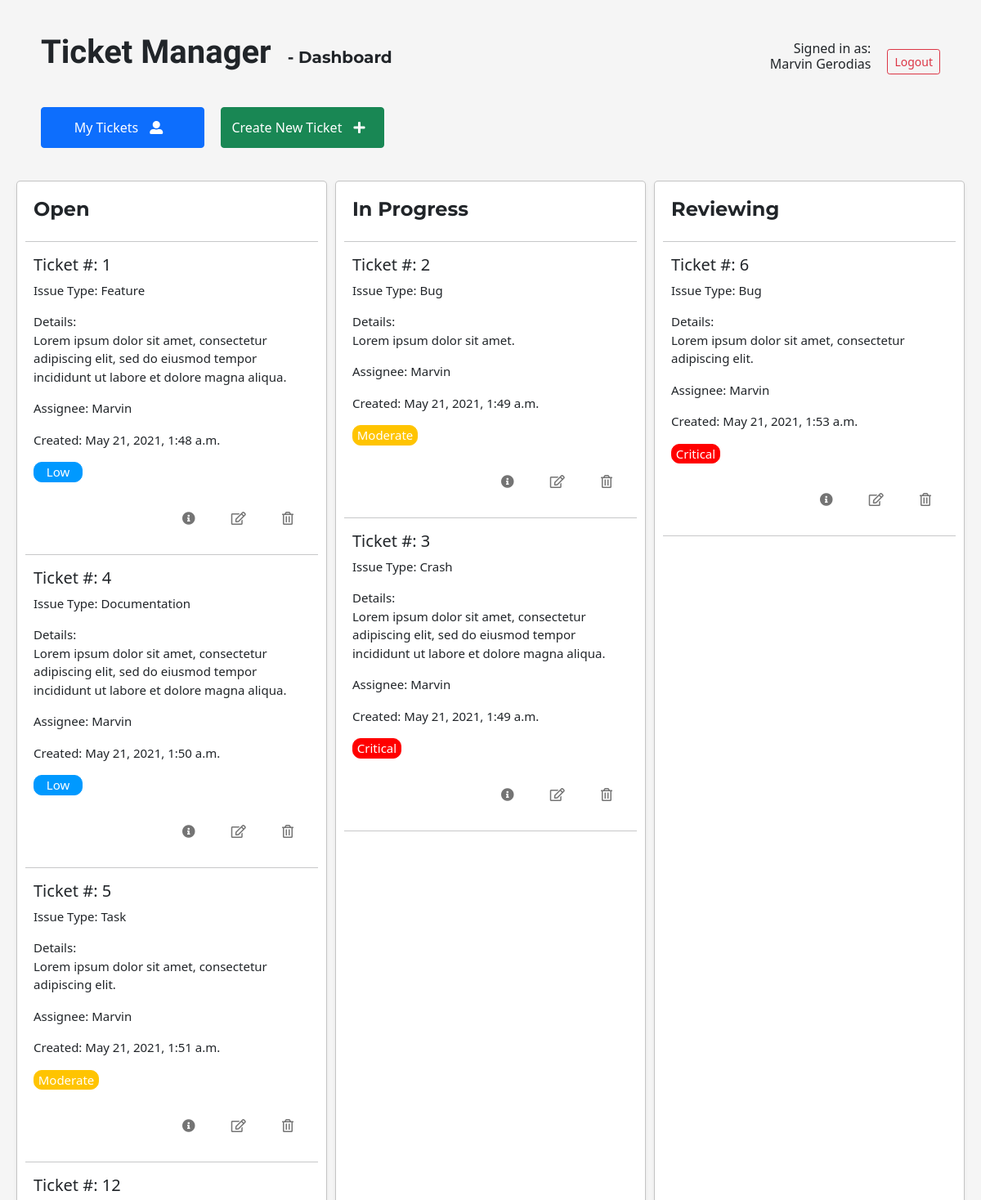
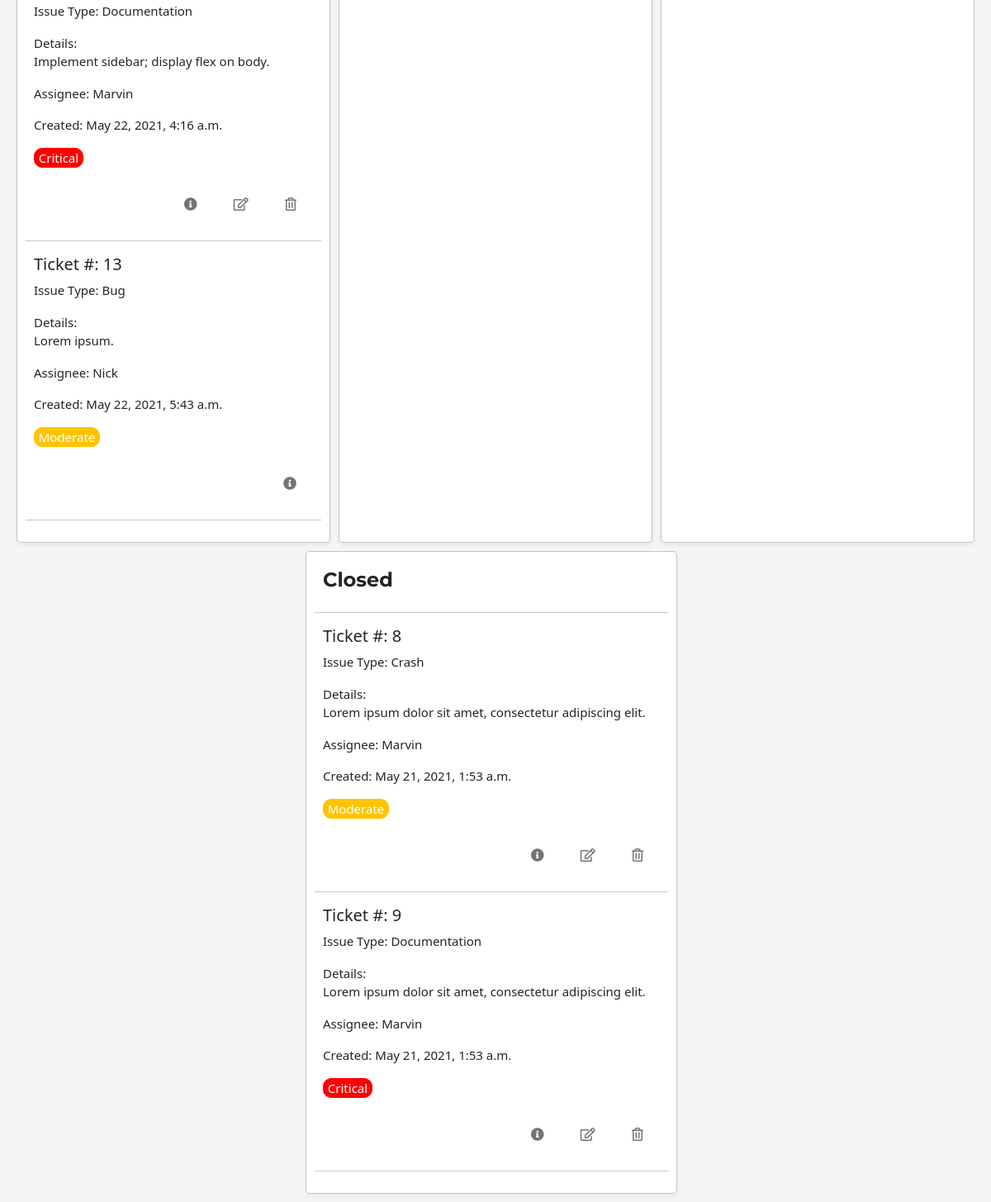
The app's page /dashboard (signed in) with its own data (2 pictures, top to bottom).
### main/models.py (models this page shows)
class User(models.Model):
    fname = models.CharField(max_length=23)
    lname = models.CharField(max_length=23)
    email = models.EmailField(unique=True)
    password = models.CharField(max_length=255)
    created_at = models.DateTimeField(auto_now_add=True)
    updated_at = models.DateTimeField(auto_now=True)
    objects = UserManager()

class Ticket(models.Model):
    status = models.CharField(max_length=255)
    issue_type = models.CharField(max_length=255)
    comment = models.CharField(max_length=255)
    priority_level = models.CharField(max_length=255)
    assigned_to = models.ForeignKey(User, related_name="tickets", on_delete=models.CASCADE)
    created_at = models.DateTimeField(auto_now_add=True)
    updated_at = models.DateTimeField(auto_now=True)
    objects = TicketManager()

### main/views.py (the view)
# urls.py: path('dashboard', views.success),
def success(request):
    context = {
        "myuser" : User.objects.get(id = request.session['user_id']),
        "tickets" :Ticket.objects.all(),
    }
    return render(request, "dashboard.html", context)

### main/templates/dashboard.html (shortened to what this page needs)
<!DOCTYPE html>
<html>
    <head>
        {% load static %}
        <link rel="stylesheet" href="{% static 'css/style.css' %}">
        <link href="https://cdn.jsdelivr.net/npm/bootstrap@5.0.0/dist/css/bootstrap.min.css" rel="stylesheet">
        <link rel="stylesheet" href="https://use.fontawesome.com/releases/v5.7.0/css/all.css">
    </head>
    <body style="background-color: rgb(245, 245, 245);">
        <div style = "margin: 10px 0 10px 10px; display: flex;">
            <div class = "header" style="width: 100vw;">
                <div class = "title" style="display: flex; justify-content: space-between;">
                    <h1 style="font-weight: bold;">Ticket Manager <span style="font-family: Montserrat, sans-serif; font-size: 20px; margin-top: -10px;">- Dashboard</span></h1>
                    <div style="text-align: right; display: flex;">
                        <h6>Signed in as:<br/>{{myuser.fname}} {{myuser.lname}}</h6>
                        <a href="/logout"><button type="button" class="btn btn-outline-danger btn-sm">Logout</button></a>
                    </div>
                </div>
                <div class = "nav" style="display: flex;">
                    <a href="/mytickets"><button type="button" class="btn btn-primary" style="width: 200px">My Tickets <i class="fas fa-user-alt"></i></button></a>
                    <a href="/newticket"><button type="button" class="btn btn-success" style="width: 200px">Create New Ticket <i class="fas fa-plus"></i></button></a>
                </div>
            </div>
        </div>
        <div class="card-group" style="display: flex; margin: auto; justify-content: space-evenly;">
            <div class="card" style="
            min-width: 300px;
            max-width: 450px;
            border: 1px solid rgba(146, 146, 146, 0.541);
            padding: 10px;
            padding-top: 20px;
            border-radius: 5px;
            box-shadow: 0px 3px 5px 0.5px rgba(0, 0, 0, 0.048);
            ">
                <h4 style="font-weight: bold;">Open</h4>
                <hr/>
                    {% for ticket in tickets %}
                    {% if ticket.status == "Open" %}
                    <h5 class="ticket">Ticket #: {{ ticket.id }}</h5>
                    <p>Issue Type: {{ ticket.issue_type }}</p>
                    <p>Details: <br/> {{ ticket.comment }}</p>
                    <p>Assignee: {{ ticket.assigned_to.fname }}</p>
                    <p>Created: {{ ticket.created_at }}</p>
                    {% if ticket.priority_level == "Critical" %}
                        <p class="critical">{{ ticket.priority_level }}</p>
                    {% elif ticket.priority_level == "Moderate" %}
                        <p class="moderate">{{ ticket.priority_level }}</p>
                    {% elif ticket.priority_level == "Low" %}
                        <p class="low">{{ ticket.priority_level }}</p>
                    {% endif %}
                    <div class="editDeleteContainer">
                        <a href="/ticket/{{ticket.id}}"><i class="fas fa-info-circle" data-toggle="tooltip"
                        data-placement="top" title="Info"></i></a>
                        {% if ticket.assigned_to.fname == myuser.fname %}
                        <a href="/editticket/{{ticket.id}}"><i class="far fa-edit" data-toggle="tooltip"
                        data-placement="top" title="Edit"></i></a>
                        <a href="/deleteticket/{{ticket.id}}"><i class="far fa-trash-alt" data-toggle="tooltip"
                        data-placement="top" title="Delete"></i></a>
                        {% endif %}
                    </div>
                <hr/>
                {% endif %}
                {% endfor %}
            </div>
            <div class="card" style="
            min-width: 300px;
            max-width: 450px;
            border: 1px solid rgba(146, 146, 146, 0.541);
            padding: 10px;
            padding-top: 20px;
            border-radius: 5px;
            box-shadow: 0px 3px 5px 0.5px rgba(0, 0, 0, 0.048);
            ">
                <h4 style="font-weight: bold;">In Progress</h4>
                <hr/>
                {% for ticket in tickets %}
                {% if ticket.status == "In Progress" %}
                <h5 class="ticket">Ticket #: {{ ticket.id }}</h5>
                <p>Issue Type: {{ ticket.issue_type }}</p>
                <p>Details: <br/> {{ ticket.comment }}</p>
                <p>Assignee: {{ ticket.assigned_to.fname }}</p>
                <p>Created: {{ ticket.created_at }}</p>
                {% if ticket.priority_level == "Critical" %}
                    <p class="critical">{{ ticket.priority_level }}</p>
                {% elif ticket.priority_level == "Moderate" %}
                    <p class="moderate">{{ ticket.priority_level }}</p>
                {% elif ticket.priority_level == "Low" %}
                    <p class="low">{{ ticket.priority_level }}</p>
                {% endif %}
                <div class="editDeleteContainer">
                    <a href="/ticket/{{ticket.id}}"><i class="fas fa-info-circle" data-toggle="tooltip"
                        data-placement="top" title="Info"></i></a>
                        {% if ticket.assigned_to.fname == myuser.fname %}
                        <a href="/editticket/{{ticket.id}}"><i class="far fa-edit" data-toggle="tooltip"
                        data-placement="top" title="Edit"></i></a>
                        <a href="/deleteticket/{{ticket.id}}"><i class="far fa-trash-alt" data-toggle="tooltip"
                        data-placement="top" title="Delete"></i></a>
                    {% endif %}
                </div>
                <hr/>
                {% endif %}
                {% endfor %}
            </div>
            <div class="card" style="
            min-width: 300px;
            max-width: 450px;
            border: 1px solid rgba(146, 146, 146, 0.541);
            padding: 10px;
            padding-top: 20px;
            border-radius: 5px;
            box-shadow: 0px 3px 5px 0.5px rgba(0, 0, 0, 0.048);
            ">
                <h4 style="font-weight: bold;">Reviewing</h4>
                <hr/>
                {% for ticket in tickets %}
                {% if ticket.status == "Reviewing" %}
                <h5 class="ticket">Ticket #: {{ ticket.id }}</h5>
                <p>Issue Type: {{ ticket.issue_type }}</p>
                <p>Details: <br/> {{ ticket.comment }}</p>
                <p>Assignee: {{ ticket.assigned_to.fname }}</p>
                <p>Created: {{ ticket.created_at }}</p>
                {% if ticket.priority_level == "Critical" %}
                    <p class="critical">{{ ticket.priority_level }}</p>
                {% elif ticket.priority_level == "Moderate" %}
                    <p class="moderate">{{ ticket.priority_level }}</p>
                {% elif ticket.priority_level == "Low" %}
                    <p class="low">{{ ticket.priority_level }}</p>
                {% endif %}
                <div class="editDeleteContainer">
                    <a href="/ticket/{{ticket.id}}"><i class="fas fa-info-circle" data-toggle="tooltip"
                        data-placement="top" title="Info"></i></a>
                        {% if ticket.assigned_to.fname == myuser.fname %}
                        <a href="/editticket/{{ticket.id}}"><i class="far fa-edit" data-toggle="tooltip"
                        data-placement="top" title="Edit"></i></a>
                        <a href="/deleteticket/{{ticket.id}}"><i class="far fa-trash-alt" data-toggle="tooltip"
                        data-placement="top" title="Delete"></i></a>
                    {% endif %}
                </div>
                <hr/>
                {% endif %}
                {% endfor %}
            </div>
            <div class="card" style="
            min-width: 300px;
            max-width: 450px;
            border: 1px solid rgba(146, 146, 146, 0.541);
            padding: 10px;
            padding-top: 20px;
            border-radius: 5px;
            box-shadow: 0px 3px 5px 0.5px rgba(0, 0, 0, 0.048);
            ">
                <h4 style="font-weight: bold;">Closed</h4>
                <hr/>
                {% for ticket in tickets %}
                {% if ticket.status == "Closed" %}
                <h5 class="ticket">Ticket #: {{ ticket.id }}</h5>
                <p>Issue Type: {{ ticket.issue_type }}</p>
                <p>Details: <br/> {{ ticket.comment }}</p>
                <p>Assignee: {{ ticket.assigned_to.fname }}</p>
                <p>Created: {{ ticket.created_at }}</p>
                    {% if ticket.priority_level == "Critical" %}
                        <p class="critical">{{ ticket.priority_level }}</p>
                    {% elif ticket.priority_level == "Moderate" %}
                        <p class="moderate">{{ ticket.priority_level }}</p>
                    {% elif ticket.priority_level == "Low" %}
                        <p class="low">{{ ticket.priority_level }}</p>
                    {% endif %}
                <div class="editDeleteContainer">
                    <a href="/ticket/{{ticket.id}}"><i class="fas fa-info-circle" data-toggle="tooltip"
                        data-placement="top" title="Info"></i></a>
                        {% if ticket.assigned_to.fname == myuser.fname %}
                        <a href="/editticket/{{ticket.id}}"><i class="far fa-edit" data-toggle="tooltip"
                        data-placement="top" title="Edit"></i></a>
                        <a href="/deleteticket/{{ticket.id}}"><i class="far fa-trash-alt" data-toggle="tooltip"
                        data-placement="top" title="Delete"></i></a>
                    {% endif %}
                </div>
                <hr/>
                {% endif %}
                {% endfor %}
            </div>
        </div>
    </body>
</html>

### main/static/css/style.css (style rules this page uses)
* { margin: 10px; }
p { font-size: 15px; }
body { background-color: rgb(245, 245, 245); }
h1 { font-weight: bold; font-family: 'Raleway', sans-serif; }
h4 { font-weight: 800; font-family: 'Montserrat', sans-serif; }
button { font-family: 'Raleway', sans-serif; }
.critical { border: 1px solid red; width: 60px; color: white; background-color:red; text-align: center; border-radius: 10px; }
.moderate { border: 1px solid rgb(255, 196, 0); width: 80px; color: white; background-color:rgb(255, 196, 0); text-align: center; border-radius: 10px; }
.low { border: 1px solid rgb(0, 153, 255); width: 60px; color: white; background-color:rgb(0, 153, 255); text-align: center; border-radius: 10px; }
.editDeleteContainer { text-align: right; }
.editDeleteContainer i { color: rgb(116, 116, 116); }

### records on screen
User: fname "Marvin", lname "Gerodias"
Ticket: id "1", issue_type "Feature", comment "Lorem ipsum dolor sit amet, consectetur adipiscing elit, sed do eiusmod tempor incididunt ut labore et dolore magna aliqua.", assigned_to.fname "Marvin", created_at "May 21, 2021, 1:48 a.m.", priority_level "Low"
Ticket: id "4", issue_type "Documentation", comment "Lorem ipsum dolor sit amet, consectetur adipiscing elit, sed do eiusmod tempor incididunt ut labore et dolore magna aliqua.", assigned_to.fname "Marvin", created_at "May 21, 2021, 1:50 a.m.", priority_level "Low"
Ticket: id "5", issue_type "Task", comment "Lorem ipsum dolor sit amet, consectetur adipiscing elit.", assigned_to.fname "Marvin", created_at "May 21, 2021, 1:51 a.m.", priority_level "Moderate"
Ticket: id "12", issue_type "Documentation", comment "Implement sidebar; display flex on body.", assigned_to.fname "Marvin", created_at "May 22, 2021, 4:16 a.m.", priority_level "Critical"
Ticket: id "13", issue_type "Bug", comment "Lorem ipsum.", assigned_to.fname "Nick", created_at "May 22, 2021, 5:43 a.m.", priority_level "Moderate"
Ticket: id "2", issue_type "Bug", comment "Lorem ipsum dolor sit amet.", assigned_to.fname "Marvin", created_at "May 21, 2021, 1:49 a.m.", priority_level "Moderate"
Ticket: id "3", issue_type "Crash", comment "Lorem ipsum dolor sit amet, consectetur adipiscing elit, sed do eiusmod tempor incididunt ut labore et dolore magna aliqua.", assigned_to.fname "Marvin", created_at "May 21, 2021, 1:49 a.m.", priority_level "Critical"
Ticket: id "6", issue_type "Bug", comment "Lorem ipsum dolor sit amet, consectetur adipiscing elit.", assigned_to.fname "Marvin", created_at "May 21, 2021, 1:53 a.m.", priority_level "Critical"
Ticket: id "8", issue_type "Crash", comment "Lorem ipsum dolor sit amet, consectetur adipiscing elit.", assigned_to.fname "Marvin", created_at "May 21, 2021, 1:53 a.m.", priority_level "Moderate"
Ticket: id "9", issue_type "Documentation", comment "Lorem ipsum dolor sit amet, consectetur adipiscing elit.", assigned_to.fname "Marvin", created_at "May 21, 2021, 1:53 a.m.", priority_level "Critical"
